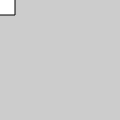
Frame 1 (no input)
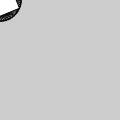
Frame 60 (no input)
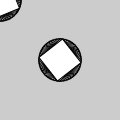
Frame 120 (the mouse pressed at the canvas centre since frame 60)

The p5.js sketch that drew these frames (run headless with seeded random() and noise() and a simulated clock; from frame 60 on, the mouse is pressed at the canvas centre):

// p5.js sketch
// ── sketch.js
/*
note: 
  The order in which translate() and rotate() appear affects the result
 
*/
var angle = 0.0;

function setup() {
  
  createCanvas(120, 120);
  background(204);
  
}

function draw() {
  
  translate(mouseX, mouseY);
  rotate(angle);

  rect(-15, -15, 30, 30);
  angle += 0.1;
  
  
}
